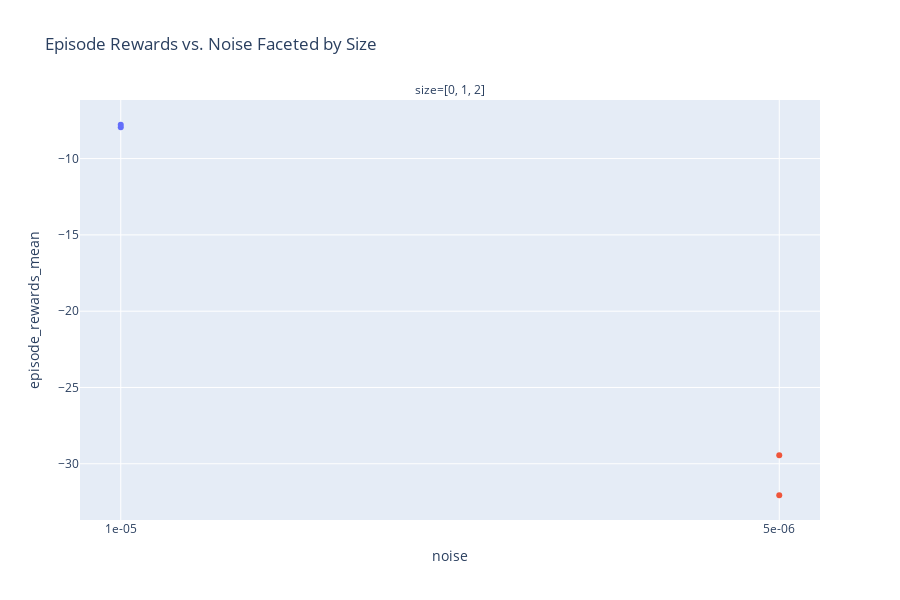

Here is the notebook cell this chart was saved with:
### Code cell
import plotly.express as px

# Define readable names for selected hyperparams
readable_names = {
    hyperparam_columns[0]: "noise",
    hyperparam_columns[1]: "size"
}

# Rename columns in a copy of the dataframe
plot_df = sub_df.rename(columns=readable_names)

# Assign new column names
x_col = "noise"
y_col = "episode_rewards_mean"
facet_col = "size"

# Plot
fig = px.scatter(
    plot_df,
    x=x_col,
    y=y_col,
    color="experiment_name",  # Optional: color by experiment
    facet_col=facet_col,
    title="Episode Rewards vs. Noise Faceted by Size",
    height=600
)

fig.update_layout(showlegend=False)
fig.show()

### Figure 1 — Plotly figure (JSON) as saved in the notebook; plotly's stock layout.template omitted (floating-point values rounded to 4 significant figures)
{"data": [{"hovertemplate": "experiment_name=0000_optim.args_.lr_1e-05__agent_params.args_.betas__0__1__2___agent_params.model_OpinionNetCommonAB__experiment_opinion_agent_dqn_fixed_steps<br>size=[0, 1, 2]<br>noise=%{x}<br>episode_rewards_mean=%{y}<extra></extra>", "legendgroup": "0000_optim.args_.lr_1e-05__agent_params.args_.betas__0__1__2___agent_params.model_OpinionNetCommonAB__experiment_opinion_agent_dqn_fixed_steps", "marker": {"color": "#636efa", "symbol": "circle"}, "mode": "markers", "name": "0000_optim.args_.lr_1e-05__agent_params.args_.betas__0__1__2___agent_params.model_OpinionNetCommonAB__experiment_opinion_agent_dqn_fixed_steps", "orientation": "v", "showlegend": true, "type": "scatter", "x": ["1e-05", "1e-05"], "xaxis": "x", "y": [-7.939, -7.782], "yaxis": "y"}, {"hovertemplate": "experiment_name=0001_optim.args_.lr_5e-06__agent_params.args_.betas__0__1__2___agent_params.model_OpinionNetCommonAB__experiment_opinion_agent_dqn_fixed_steps<br>size=[0, 1, 2]<br>noise=%{x}<br>episode_rewards_mean=%{y}<extra></extra>", "legendgroup": "0001_optim.args_.lr_5e-06__agent_params.args_.betas__0__1__2___agent_params.model_OpinionNetCommonAB__experiment_opinion_agent_dqn_fixed_steps", "marker": {"color": "#EF553B", "symbol": "circle"}, "mode": "markers", "name": "0001_optim.args_.lr_5e-06__agent_params.args_.betas__0__1__2___agent_params.model_OpinionNetCommonAB__experiment_opinion_agent_dqn_fixed_steps", "orientation": "v", "showlegend": true, "type": "scatter", "x": ["5e-06", "5e-06"], "xaxis": "x", "y": [-32.06, -29.44], "yaxis": "y"}], "layout": {"annotations": [{"font": {}, "showarrow": false, "text": "size=[0, 1, 2]", "x": 0.5, "xanchor": "center", "xref": "paper", "y": 1, "yanchor": "bottom", "yref": "paper"}], "height": 600, "legend": {"title": {"text": "experiment_name"}, "tracegroupgap": 0}, "showlegend": false, "title": {"text": "Episode Rewards vs. Noise Faceted by Size"}, "xaxis": {"anchor": "y", "domain": [0, 1], "title": {"text": "noise"}}, "yaxis": {"anchor": "x", "domain": [0, 1], "title": {"text": "episode_rewards_mean"}}}}
